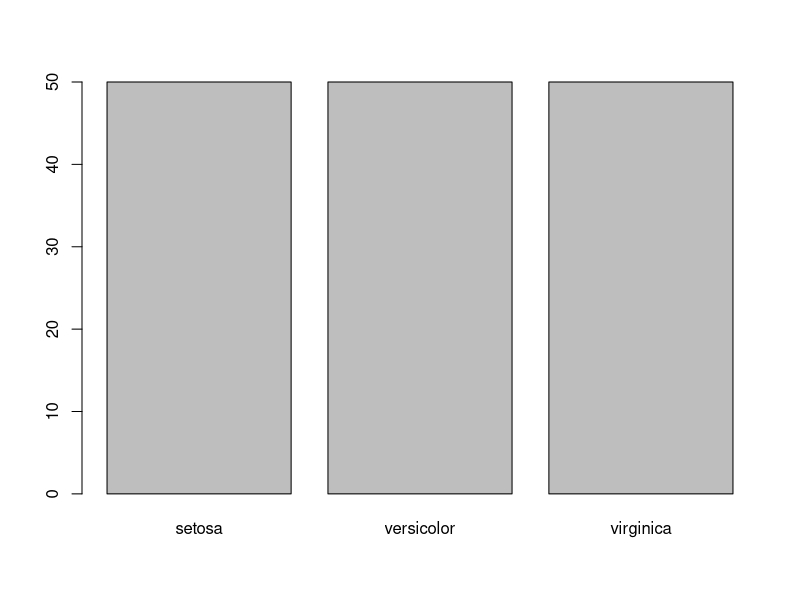
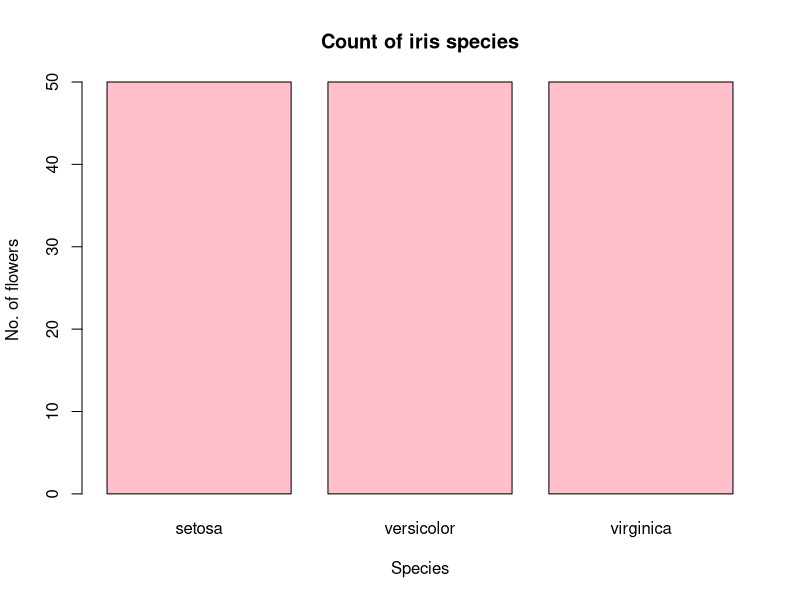
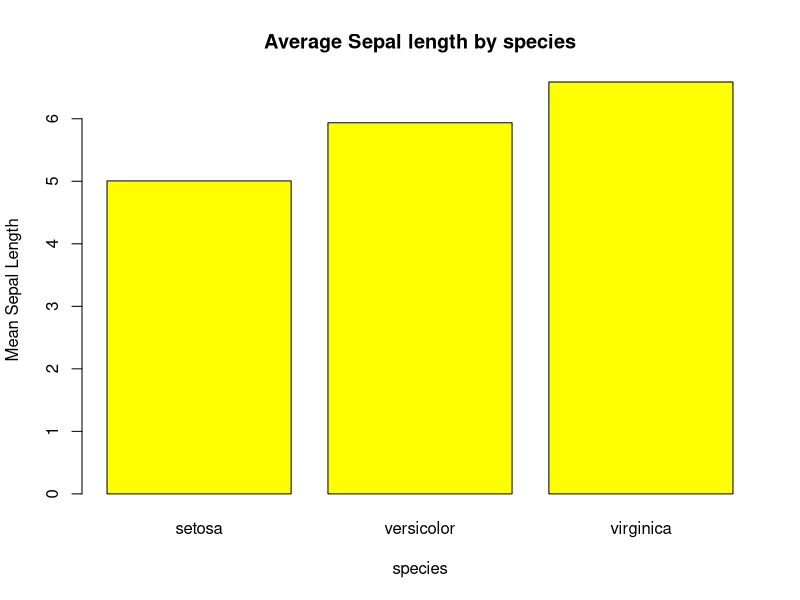
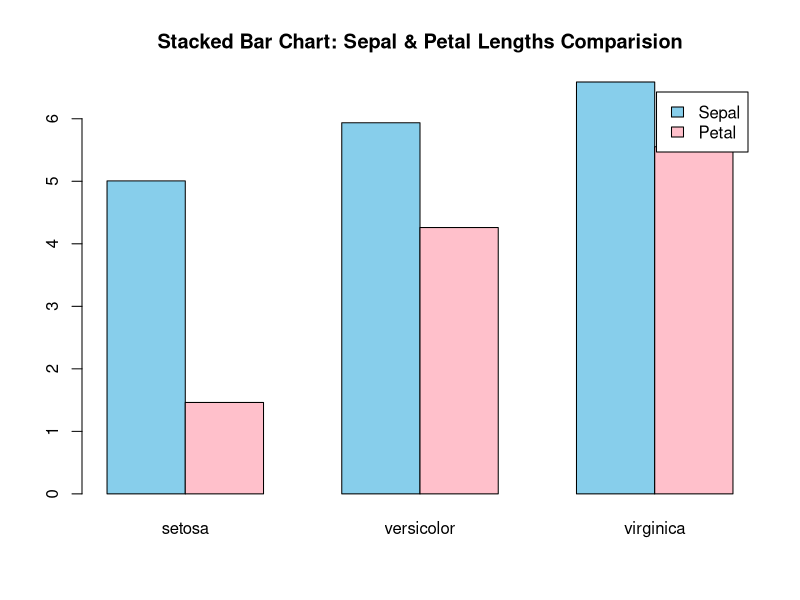
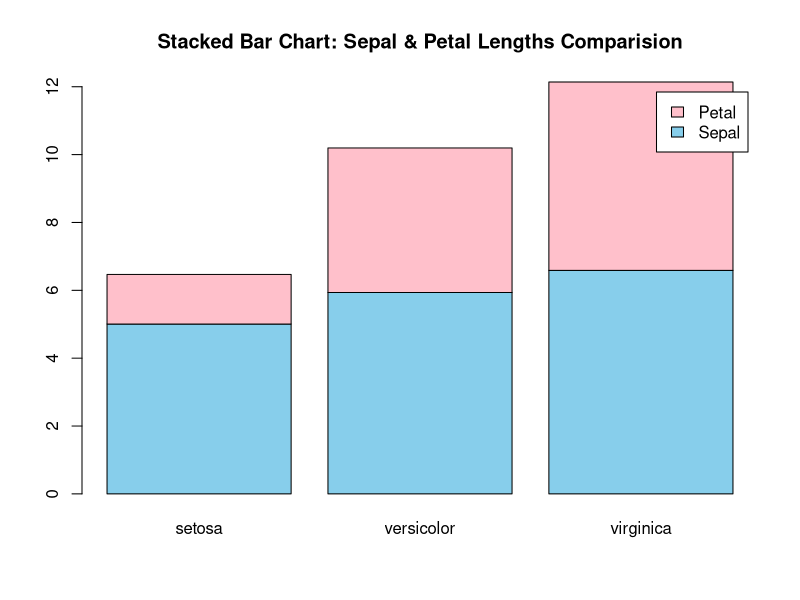
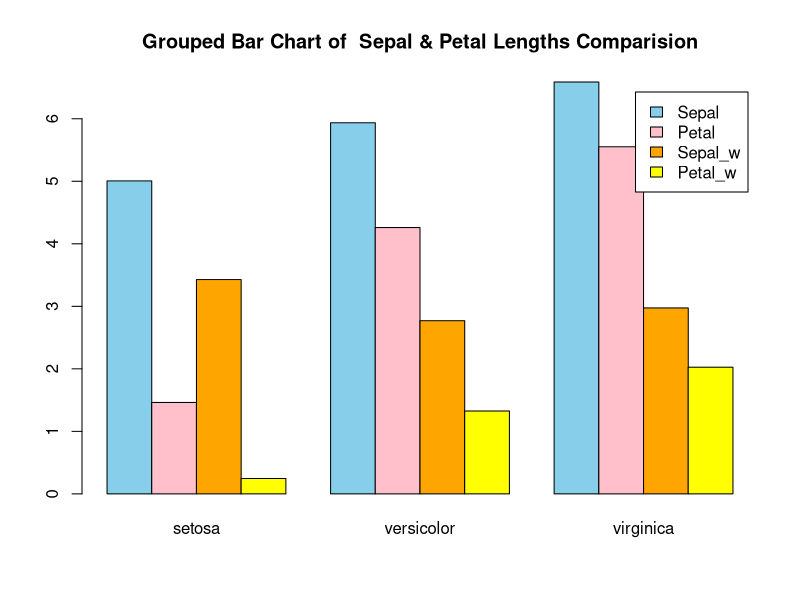
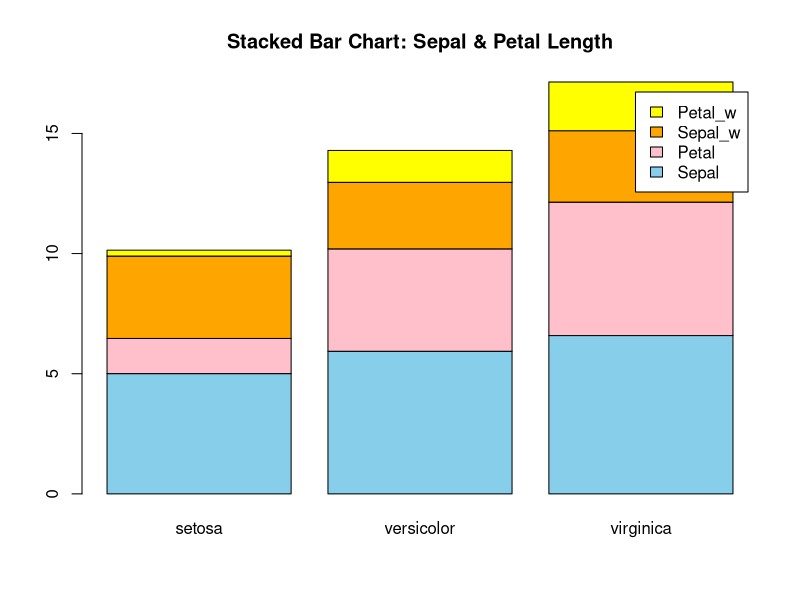

Recreate these plots in R, in order.
data(iris) #loading

?iris # about iris

head(iris)
str(iris)  #structure
View(iris)

class(iris) 

barplot(table(iris$Species)) # basic chart
barplot(
  table(iris$Species),
  main="Count of iris species",
  xlab="Species",
  ylab="No. of flowers",
  col="pink"
)  # coloured and labelled chart

# bar chart from aggregated data
# mean sepal length
mean_sepal <- tapply(iris$Sepal.Length,iris$Species,mean)
mean_sepal

barplot(
  mean_sepal,
  col="yellow",
  main="Average Sepal length by species",
  ylab="Mean Sepal Length",
  xlab="species"
)

# Grouped (Clustered)
#comparision of sepal and petal length
group_means <- rbind(
  Sepal = tapply(iris$Sepal.Length,iris$Species,mean),
  Petal = tapply(iris$Petal.Length,iris$Species,mean)
)

barplot(
  group_means,
  beside=TRUE,
  col=c("skyblue", "pink"),
  legend.text = TRUE,
  main="Stacked Bar Chart: Sepal & Petal Lengths Comparision"
)

barplot(
  group_means,
  beside=FALSE,
  col=c("skyblue", "pink"),
  legend.text = TRUE,
  main="Stacked Bar Chart: Sepal & Petal Lengths Comparision"
)
# Show composition +total
# Harder to compare individual segments


group_means <- rbind(
  Sepal = tapply(iris$Sepal.Length,iris$Species,mean),
  Petal = tapply(iris$Petal.Length,iris$Species,mean),
  Sepal_w = tapply(iris$Sepal.Width,iris$Species,mean),
  Petal_w = tapply(iris$Petal.Width,iris$Species,mean)
)

barplot(
  group_means,
  beside=TRUE,
  col=c("skyblue", "pink","orange","yellow"),
  legend.text = TRUE,
  main="Grouped Bar Chart of  Sepal & Petal Lengths Comparision"
)


barplot(
  group_means,
  beside=FALSE,
  col=c("skyblue", "pink","orange","yellow"),
  legend.text = TRUE,
  main="Stacked Bar Chart: Sepal & Petal Length"
)

